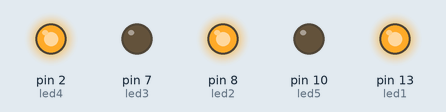
A sketch run on a simulated Arduino Uno, built with avr-gcc and run on an emulated ATmega328P. On the bench: output pins drawn as LEDs (lit = HIGH). Random numbers use the default seed unless the sketch sets one.

Above: at 2.2 s.
At 4.82 s:
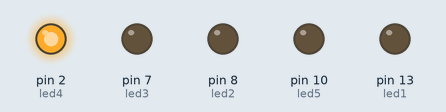
At 5.2 s:
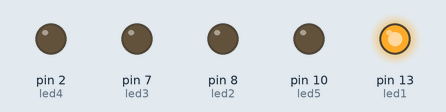
At 10.3 s:
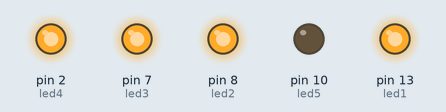
At 21.0 s:
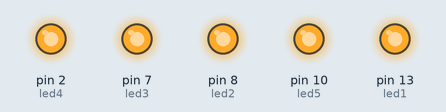
At 36.9 s:
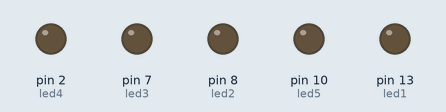
Timing chart, 0 to 40.0 s (numbered marks = the images above):
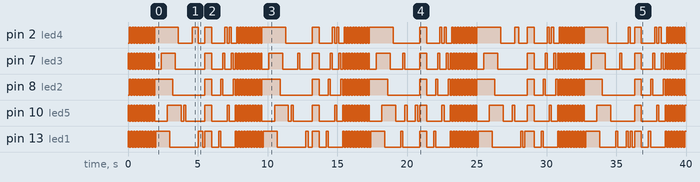

Measured:
- by itself, pin 2 (led4): LOW → HIGH at 0.10 s, → LOW 0.10 s later, → HIGH 0.10 s later, → LOW 0.10 s later, … (150 changes in this stretch)
- by itself, pin 7 (led3): LOW → HIGH at 0.00 s, → LOW 0.10 s later, → HIGH 0.10 s later, → LOW 0.10 s later, … (161 changes in this stretch)
- by itself, pin 8 (led2): moves between LOW and HIGH, repeating every 7.7 s
- by itself, pin 10 (led5): LOW → HIGH at 0.00 s, → LOW 0.10 s later, → HIGH 0.10 s later, → LOW 0.10 s later, … (155 changes in this stretch)
- by itself, pin 13 (led1): LOW → HIGH at 0.00 s, → LOW 0.10 s later, → HIGH 0.10 s later, → LOW 0.10 s later, … (159 changes in this stretch)

The sketch:

blink.ino
```cpp
int led1 = 13;
int led2 = 8;
int led3 = 7;
int led4 = 2;
int led5 = 10;

// Array to simplify handling LEDs for the wave effect
int leds[] = {led1, led2, led3, led4, led5};

void setup() {
  pinMode(led1, OUTPUT);
  pinMode(led2, OUTPUT);
  pinMode(led3, OUTPUT);
  pinMode(led4, OUTPUT);
  pinMode(led5, OUTPUT);
  randomSeed(analogRead(0)); // Initialize random seed for random blinking
}

void loop() {
  // 1. Fast blinking pattern
  for (int i = 0; i < 10; i++) {
    digitalWrite(led1, HIGH);
    digitalWrite(led2, LOW);
    digitalWrite(led3, HIGH);
    digitalWrite(led4, LOW);
    digitalWrite(led5, HIGH);
    delay(100);

    digitalWrite(led1, LOW);
    digitalWrite(led2, HIGH);
    digitalWrite(led3, LOW);
    digitalWrite(led4, HIGH);
    digitalWrite(led5, LOW);
    delay(100);
  }

  // 2. Sequential turn on
  digitalWrite(led1, HIGH); delay(200);
  digitalWrite(led2, HIGH); delay(200);
  digitalWrite(led3, HIGH); delay(200);
  digitalWrite(led4, HIGH); delay(200);
  digitalWrite(led5, HIGH); delay(200);

  digitalWrite(led1, LOW); delay(200);
  digitalWrite(led2, LOW); delay(200);
  digitalWrite(led3, LOW); delay(200);
  digitalWrite(led4, LOW); delay(200);
  digitalWrite(led5, LOW); delay(200);

  // 3. Random blinking
  for (int i = 0; i < 10; i++) {
    int led = random(2, 14); // Random number between 2 and 13

    // Turn off all LEDs
    digitalWrite(led1, LOW);
    digitalWrite(led2, LOW);
    digitalWrite(led3, LOW);
    digitalWrite(led4, LOW);
    digitalWrite(led5, LOW);

    // Turn on a random LED if it matches one of the pins
    if (led == led1 || led == led2 || led == led3 || led == led4 || led == led5) {
      digitalWrite(led, HIGH);
    }

    delay(150);
  }

  // 4. All LEDs ON then OFF
  digitalWrite(led1, HIGH);
  digitalWrite(led2, HIGH);
  digitalWrite(led3, HIGH);
  digitalWrite(led4, HIGH);
  digitalWrite(led5, HIGH);
  delay(500);
  digitalWrite(led1, LOW);
  digitalWrite(led2, LOW);
  digitalWrite(led3, LOW);
  digitalWrite(led4, LOW);
  digitalWrite(led5, LOW);
  delay(500);

  // 5. Ping-Pong wave effect
  for (int i = 0; i < 5; i++) {
    digitalWrite(leds[i], HIGH);
    delay(150);
    digitalWrite(leds[i], LOW);
  }

  for (int i = 3; i > 0; i--) { // Reverse direction without repeating the ends
    digitalWrite(leds[i], HIGH);
    delay(150);
    digitalWrite(leds[i], LOW);
  }
}
```
